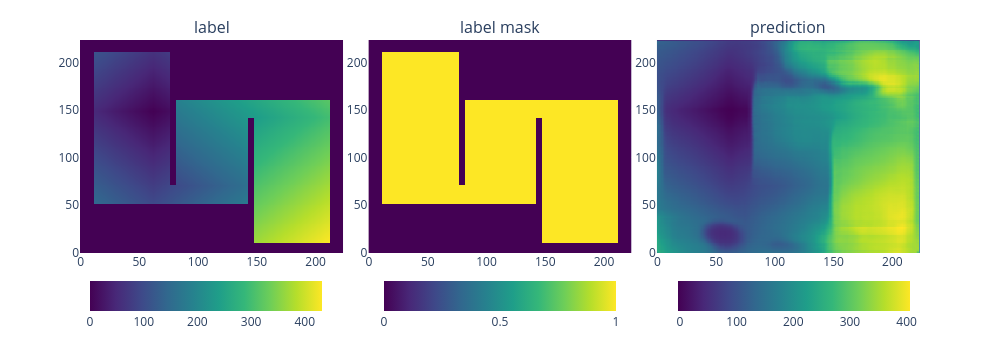

The notebook cell this image was saved under:
### Code cell
y_pred = apply(model, X)

# print(y_pred[0])

# px.imshow(y[0][...,0])

# px.imshow(y_pred[0][...,0])

fig = make_subplots(rows=1, cols=3, subplot_titles=('label', 'label mask', 'prediction'), horizontal_spacing=0.03)

fig.add_trace(
    go.Heatmap(z=y[0][...,0], colorscale='Viridis',
               colorbar=dict(orientation='h',y=-0.4, x=0.15, len=0.3, lenmode='fraction')),
    row=1, col=1
)
fig.add_trace(
    go.Heatmap(z=y[0][...,1], colorscale='Viridis',
               colorbar=dict(orientation='h', y=-0.4, x=0.5,  len=0.3, lenmode='fraction')),
    row=1, col=2
)
fig.add_trace(
    go.Heatmap(z=y_pred[0][...,0], colorscale='Viridis',
               colorbar=dict(orientation='h', y=-0.4, x=0.85, len=0.3, lenmode='fraction')),
    row=1, col=3
)

fig.update_layout(width=1000, height=350, margin=dict(t=40))
fig.show()

### Figure 1 — Plotly figure (JSON) as saved in the notebook; plotly's stock layout.template omitted (floating-point values rounded to 4 significant figures; data arrays with more than 128 entries replaced by an {"elided": "..."} marker saying what was removed)
{"data": [{"colorbar": {"len": 0.3, "lenmode": "fraction", "orientation": "h", "x": 0.15, "y": -0.4}, "colorscale": [[0, "#440154"], [0.1111, "#482878"], [0.2222, "#3e4989"], [0.3333, "#31688e"], [0.4444, "#26828e"], [0.5556, "#1f9e89"], [0.6667, "#35b779"], [0.7778, "#6ece58"], [0.8889, "#b5de2b"], [1, "#fde725"]], "type": "heatmap", "xaxis": "x", "yaxis": "y", "z": {"elided": "224x224 float values"}}, {"colorbar": {"len": 0.3, "lenmode": "fraction", "orientation": "h", "x": 0.5, "y": -0.4}, "colorscale": [[0, "#440154"], [0.1111, "#482878"], [0.2222, "#3e4989"], [0.3333, "#31688e"], [0.4444, "#26828e"], [0.5556, "#1f9e89"], [0.6667, "#35b779"], [0.7778, "#6ece58"], [0.8889, "#b5de2b"], [1, "#fde725"]], "type": "heatmap", "xaxis": "x2", "yaxis": "y2", "z": {"elided": "224x224 float values"}}, {"colorbar": {"len": 0.3, "lenmode": "fraction", "orientation": "h", "x": 0.85, "y": -0.4}, "colorscale": [[0, "#440154"], [0.1111, "#482878"], [0.2222, "#3e4989"], [0.3333, "#31688e"], [0.4444, "#26828e"], [0.5556, "#1f9e89"], [0.6667, "#35b779"], [0.7778, "#6ece58"], [0.8889, "#b5de2b"], [1, "#fde725"]], "type": "heatmap", "xaxis": "x3", "yaxis": "y3", "z": {"elided": "224x224 float values"}}], "layout": {"annotations": [{"font": {"size": 16}, "showarrow": false, "text": "label", "x": 0.1567, "xanchor": "center", "xref": "paper", "y": 1, "yanchor": "bottom", "yref": "paper"}, {"font": {"size": 16}, "showarrow": false, "text": "label mask", "x": 0.5, "xanchor": "center", "xref": "paper", "y": 1, "yanchor": "bottom", "yref": "paper"}, {"font": {"size": 16}, "showarrow": false, "text": "prediction", "x": 0.8433, "xanchor": "center", "xref": "paper", "y": 1, "yanchor": "bottom", "yref": "paper"}], "height": 350, "margin": {"t": 40}, "width": 1000, "xaxis": {"anchor": "y", "domain": [0, 0.3133]}, "xaxis2": {"anchor": "y2", "domain": [0.3433, 0.6567]}, "xaxis3": {"anchor": "y3", "domain": [0.6867, 1.0]}, "yaxis": {"anchor": "x", "domain": [0, 1]}, "yaxis2": {"anchor": "x2", "domain": [0, 1]}, "yaxis3": {"anchor": "x3", "domain": [0, 1]}}}
